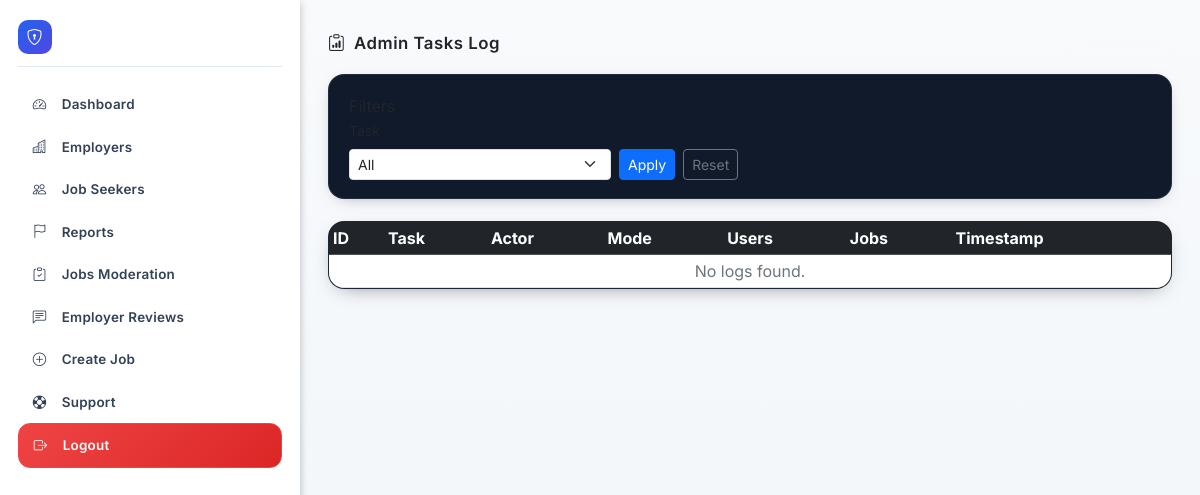
The page /admin_tasks_log.php (signed in) on the database as committed earlier.
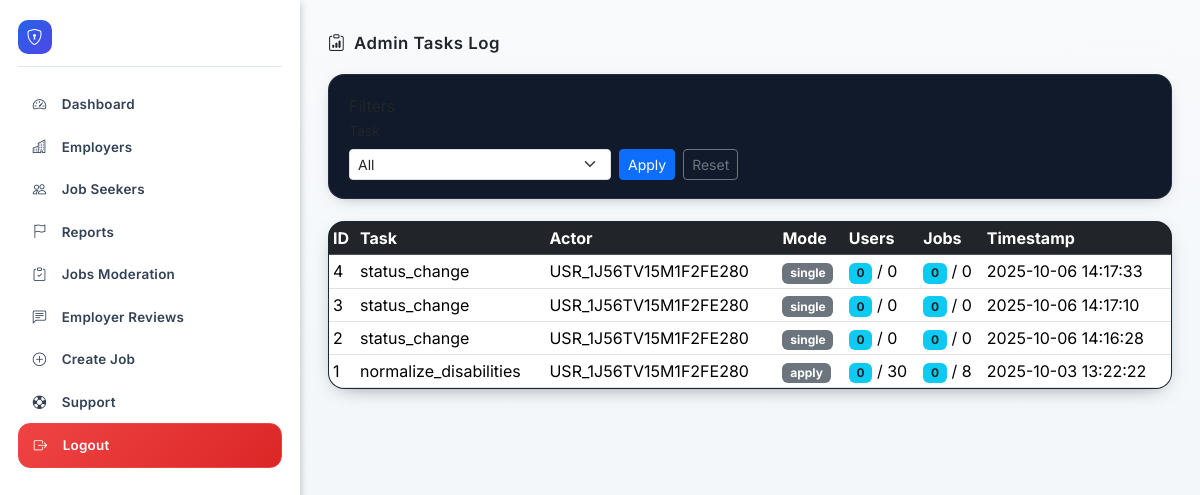
The same page on the database as committed later.
### tables this page shows
CREATE TABLE `admin_tasks_log` (
  `id` int(11) NOT NULL,
  `task` varchar(100) NOT NULL,
  `actor_user_id` varchar(40) NOT NULL,
  `mode` varchar(20) NOT NULL,
  `users_scanned` int(11) NOT NULL DEFAULT 0,
  `users_updated` int(11) NOT NULL DEFAULT 0,
  `jobs_scanned` int(11) NOT NULL DEFAULT 0,
  `jobs_updated` int(11) NOT NULL DEFAULT 0,
  `details` text DEFAULT NULL,
  `created_at` timestamp NOT NULL DEFAULT current_timestamp()
);

### admin_tasks_log.php (the view, shortened to what the changed rows need)
<?php
$pdo = Database::getConnection();
$page = max(1, (int)($_GET['p'] ?? 1));
$perPage = 20;
$offset = ($page - 1) * $perPage;
$where = '1=1';
$rows = [];
try {
    $sql = "SELECT id, task, actor_user_id, mode, users_scanned, users_updated, jobs_scanned, jobs_updated, created_at FROM admin_tasks_log WHERE $where ORDER BY created_at DESC LIMIT ? OFFSET ?";
    $st = $pdo->prepare($sql);
    $i = 1;
    $st->bindValue($i++, $perPage, PDO::PARAM_INT);
    $st->bindValue($i++, $offset, PDO::PARAM_INT);
    $st->execute();
    $rows = $st->fetchAll(PDO::FETCH_ASSOC) ?: [];
} catch (Throwable $e) {
    $rows = [];
}
include 'includes/header.php';
?>
<div class="admin-layout">
    <?php $currentPage = 'admin_tasks_log.php';
    include 'includes/admin_sidebar.php'; ?>
    <div class="admin-main">
        <div class="dash-header" style="display:flex;align-items:center;justify-content:space-between;gap:1rem;margin-bottom:1rem;flex-wrap:wrap;">
            <h2 style="font-size:1.05rem;font-weight:600;letter-spacing:.5px;display:flex;align-items:center;gap:.55rem;margin:0"><i class="bi bi-clipboard-data"></i> Admin Tasks Log</h2>
        </div>
        <div class="table-wrapper" style="position:relative;border:1px solid rgba(255,255,255,.06);background:#0f1827;border-radius:16px;overflow:hidden;box-shadow:0 6px 22px -12px rgba(0,0,0,.65)">
            <div class="table-responsive">
                <table class="table table-sm mb-0">
                    <thead class="table-dark">
                        <tr>
                            <th>ID</th>
                            <th>Task</th>
                            <th>Actor</th>
                            <th>Mode</th>
                            <th>Users</th>
                            <th>Jobs</th>
                            <th>Timestamp</th>
                        </tr>
                    </thead>
                    <tbody>
                        <?php if (!$rows): ?>
                            <tr>
                                <td colspan="7" class="text-center text-secondary">No logs found.</td>
                            </tr>
                            <?php else: foreach ($rows as $r): ?>
                                <tr>
                                    <td><?php echo (int)$r['id']; ?></td>
                                    <td><?php echo htmlspecialchars($r['task']); ?></td>
                                    <td><?php echo htmlspecialchars($r['actor_user_id']); ?></td>
                                    <td><span class="badge bg-secondary"><?php echo htmlspecialchars($r['mode']); ?></span></td>
                                    <td><span class="badge bg-info text-dark"><?php echo (int)$r['users_updated']; ?></span> / <?php echo (int)$r['users_scanned']; ?></td>
                                    <td><span class="badge bg-info text-dark"><?php echo (int)$r['jobs_updated']; ?></span> / <?php echo (int)$r['jobs_scanned']; ?></td>
                                    <td><?php echo htmlspecialchars($r['created_at']); ?></td>
                                </tr>
                        <?php endforeach;
                        endif; ?>
                    </tbody>
                </table>
            </div>
        </div>
    </div>
</div>
<?php include 'includes/footer.php'; ?>

### includes/admin_sidebar.php (shortened to what the changed rows need)
<?php
$adminNavItems = [
  ['file' => 'admin_dashboard.php', 'icon' => 'speedometer2', 'label' => 'Dashboard'],
  ['file' => 'admin_employers.php', 'icon' => 'buildings', 'label' => 'Employers'],
  ['file' => 'admin_job_seekers.php', 'icon' => 'people', 'label' => 'Job Seekers'],
  ['file' => 'admin_reports.php', 'icon' => 'flag', 'label' => 'Reports'],
  ['file' => 'admin_jobs_moderation.php', 'icon' => 'clipboard-check', 'label' => 'Jobs Moderation'],
  ['file' => 'admin_employer_reviews.php', 'icon' => 'chat-left-text', 'label' => 'Employer Reviews'],
  ['file' => 'admin_jobs_create.php', 'icon' => 'plus-circle', 'label' => 'Create Job'],
  ['file' => 'admin_support_tickets.php', 'icon' => 'life-preserver', 'label' => 'Support'],
  ['file' => 'logout.php', 'icon' => 'box-arrow-right', 'label' => 'Logout', 'class' => 'logout', 'confirm' => true],
];
?>
<aside class="admin-sidebar" id="adminSidebar" aria-label="Admin navigation">
  <div class="admin-sidebar-inner">
    <nav class="admin-nav flex-grow-1">
      <ul class="list-unstyled m-0 p-0">
        <?php foreach ($adminNavItems as $item):
          $active = ($currentPage === $item['file']);
          $extraClass = isset($item['class']) ? ' '.$item['class'] : '';
        ?>
          <li>
            <a href="<?php echo $item['file']; ?>" class="admin-nav-link <?php echo $active?'active':''; ?><?php echo $extraClass; ?>" aria-current="<?php echo $active?'page':'false'; ?>"
               <?php if (!empty($item['confirm'])): ?> data-confirm-title="Log out" data-confirm="Are you sure you want to log out?" data-confirm-yes="Yes, log out" data-confirm-no="Cancel"<?php endif; ?>>
              <i class="bi bi-<?php echo $item['icon']; ?> me-2"></i>
              <span><?php echo htmlspecialchars($item['label']); ?></span>
            </a>
          </li>
        <?php endforeach; ?>
      </ul>
    </nav>
  </div>
</aside>

Rows that differ between the two databases and show on the page:
added admin_tasks_log: id "4", task "status_change", actor_user "USR_1J56TV15M1F2FE280", mode "single", users_updated "0", users_scanned "0", jobs_updated "0", jobs_scanned "0", created_at "2025-10-06 14:17:33"
added admin_tasks_log: id "3", task "status_change", actor_user "USR_1J56TV15M1F2FE280", mode "single", users_updated "0", users_scanned "0", jobs_updated "0", jobs_scanned "0", created_at "2025-10-06 14:17:10"
added admin_tasks_log: id "2", task "status_change", actor_user "USR_1J56TV15M1F2FE280", mode "single", users_updated "0", users_scanned "0", jobs_updated "0", jobs_scanned "0", created_at "2025-10-06 14:16:28"
added admin_tasks_log: id "1", task "normalize_disabilities", actor_user "USR_1J56TV15M1F2FE280", mode "apply", users_updated "0", users_scanned "30", jobs_updated "0", jobs_scanned "8", created_at "2025-10-03 13:22:22"
Other text that changed with them:
text no longer shown: "No logs found."
